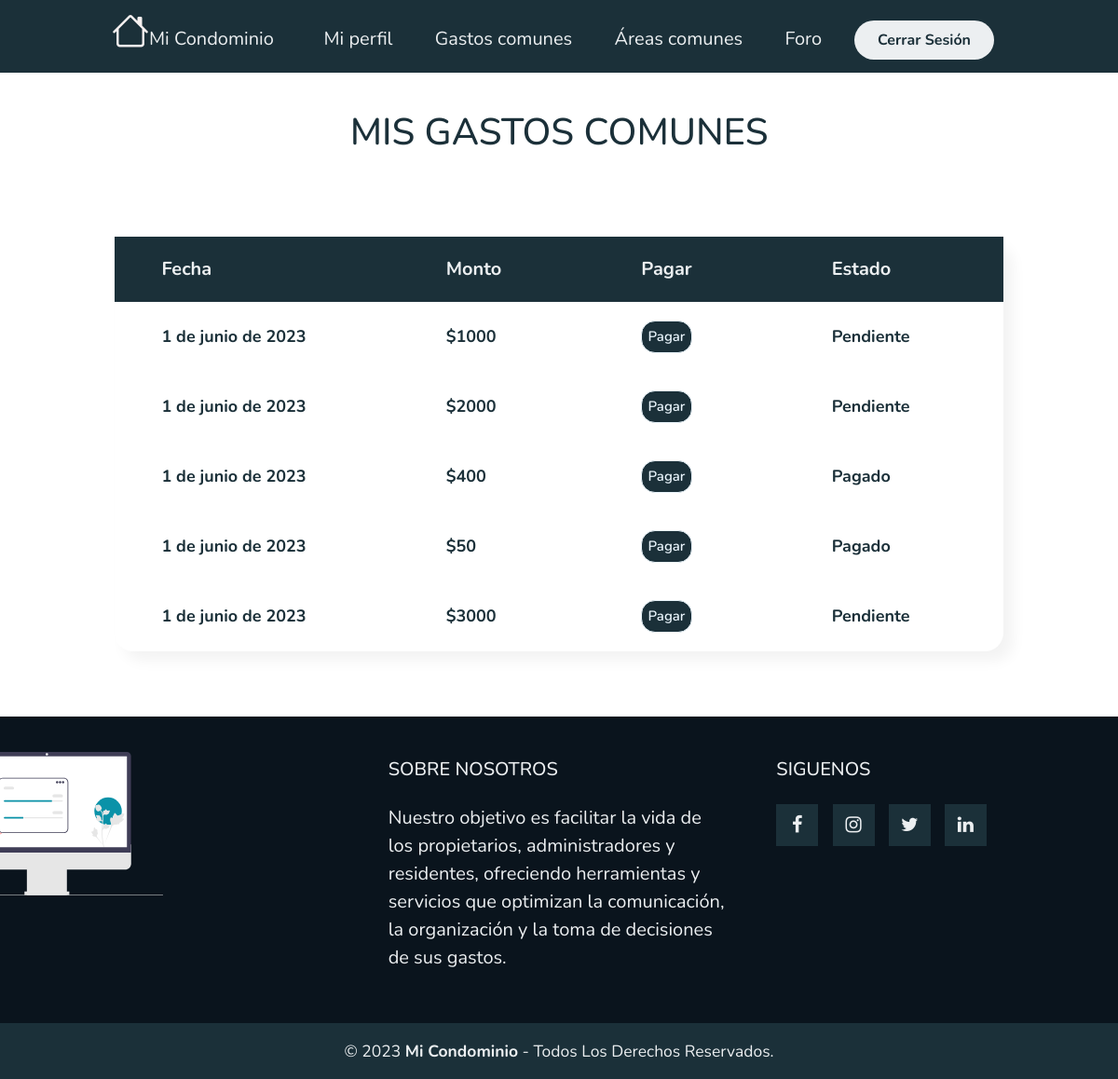
Page /MiGastoComun/ (signed in) on the earlier database version.
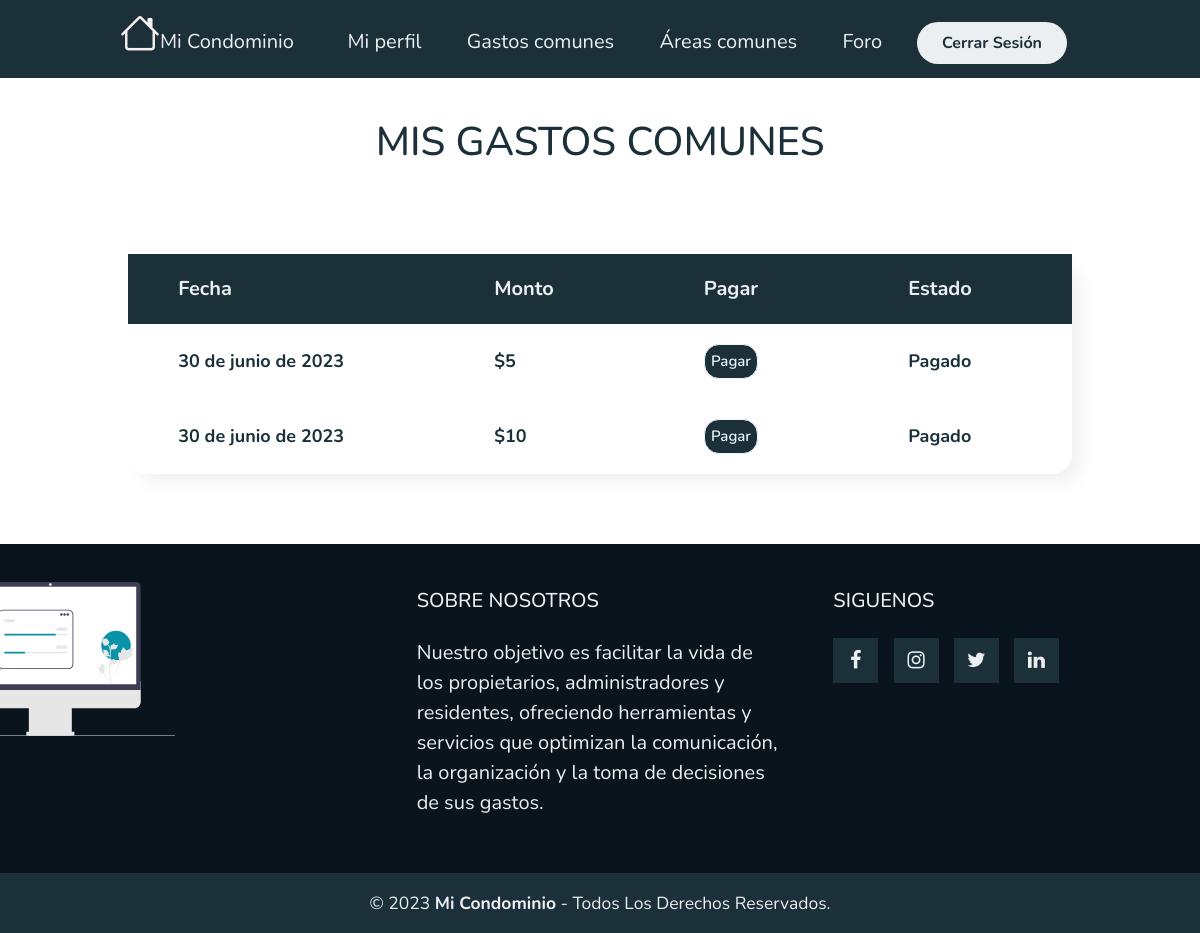
Same page on the later database version.
### myapp/models.py (models this page shows, shortened)
class PagoComun(models.Model):
    ESTADO_PAGO = (
        ('Pendiente', 'Pendiente'),
        ('Pagado', 'Pagado'),
    )
    estado_pago = models.CharField(max_length=20, choices=ESTADO_PAGO, default='Pendiente')
    nombre = models.CharField(max_length=50)
    monto = models.IntegerField()
    fecha = models.DateField(default=date.today)

### myapp/views.py (the view)
# urls.py: path('MiGastoComun/',MiGastoComun,name="MiGastoComun"),
def MiGastoComun(request):
    user = request.user
    gastos_comunes = PagoComun.objects.filter(residentes=user)
    return render(request, 'myapp/GastosComunes/MisGastosComunes.html', {'entity': gastos_comunes})

### myapp/templates/myapp/GastosComunes/MisGastosComunes.html (shortened to what this page needs)
{% extends 'myapp/base.html' %}
{% block contenido %}
{% load static %}
{% load humanize %}
<link rel="stylesheet" href="{% static 'myapp/css/PagarGastoComun/PagarGastoComun.css' %}">
<div class="titulo">
    <h1>
        {% if not user.is_staff %}
        MIS
        {% endif %}
         GASTOS COMUNES</h1>
</div>
<div class="tabla">
    <table class="Residentes">
        <thead class="thead">
            <tr style="color: #eceff1;">
                <th>Fecha</th>
                <th>Monto</th>
                {% if not user.is_staff %}
                <th>Pagar</th>
                <th>Estado</th>
                {% endif %}
            </tr>
        </thead>
        <tbody>
            {% for entity in entity %}
            <tr>
                <th>{{ entity.fecha }}</th>
                <th>${{ entity.monto }}</th>
                {% if not user.is_staff %}
                {% if entity.estado_pago == 'Pendiente' %}
                <th><a href="{% url 'PagarGasto' entity.id %}"><button>Pagar</button></a></th>
                {% endif %}
                {% if entity.estado_pago == 'Pagado' %}
                <th><a href="#"><button>Pagar</button></a></th>
                {% endif %}
                <th>{{ entity.estado_pago }}</th>
                {% endif %}
            </tr>
            {% empty %}
            <h1>No tienes gastos comunes.</h1>
            {% endfor %}
        </tbody>
    </table>
</div>
{% endblock %}

Differences in the rows shown:
removed PagoComun: fecha "1 de junio de 2023", monto "1000", shows "Pagar", estado_pago "Pendiente"
removed PagoComun: fecha "1 de junio de 2023", monto "2000", shows "Pagar", estado_pago "Pendiente"
removed PagoComun: fecha "1 de junio de 2023", monto "400", shows "Pagar", estado_pago "Pagado"
removed PagoComun: fecha "1 de junio de 2023", monto "50", shows "Pagar", estado_pago "Pagado"
removed PagoComun: fecha "1 de junio de 2023", monto "3000", shows "Pagar", estado_pago "Pendiente"
added PagoComun: fecha "30 de junio de 2023", monto "5", shows "Pagar", estado_pago "Pagado"
added PagoComun: fecha "30 de junio de 2023", monto "10", shows "Pagar", estado_pago "Pagado"
